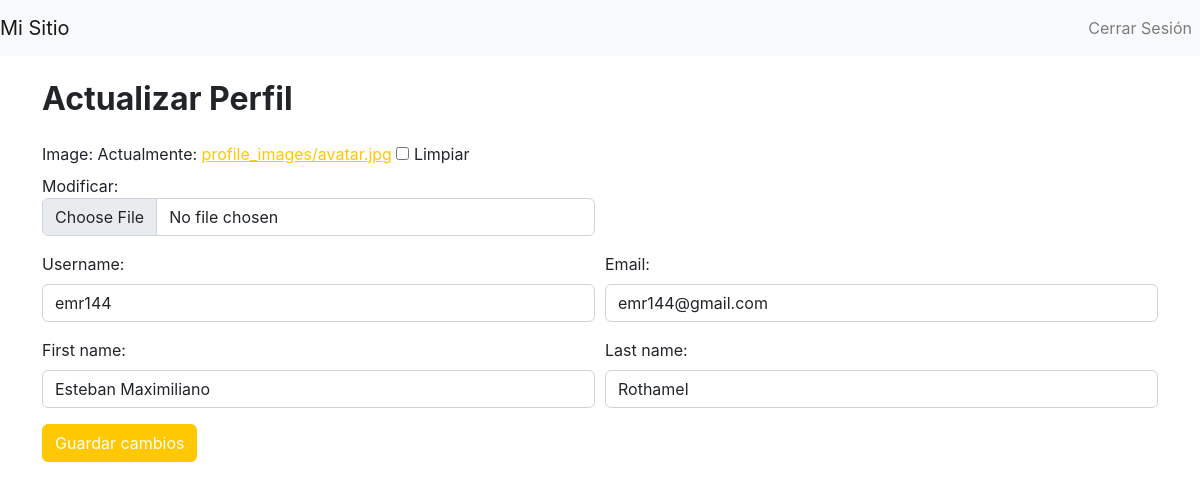
Screenshot of /start/update-profile/ (signed in) with the database file from the repository.
### Startapp/models.py (models this page shows, shortened)
class CustomUser(AbstractUser):
    email = models.EmailField(unique=True)
    image = models.ImageField(upload_to='profiles/', null=True, blank=True)

### Startapp/views.py (the view)
# urls.py: path('update-profile/', views.update_profile, name='update_profile'),
@login_required
def update_profile(request):
    if request.method == 'POST':
        form = UserUpdateForm(request.POST, request.FILES, instance=request.user)
        if form.is_valid():
            form.save()
            return redirect('profile')
    else:
        form = UserUpdateForm(instance=request.user)
    return render(request, 'update_profile.html', {'form': form})

### Startapp/forms.py
class UserUpdateForm(forms.ModelForm):
    class Meta:
        model = User
        fields = ['username', 'email', 'first_name', 'last_name', 'image']
    def __init__(self, *args, **kwargs):
        super(UserUpdateForm, self).__init__(*args, **kwargs)
        for field in self.fields.values():
            field.widget.attrs.update({'class': 'form-control'})

### AppProyectoFinal/templates/update_profile.html (shortened to what this page needs)
{% extends 'base_generic.html' %}
{% block content %}
  <h2 class="mb-4">Actualizar Perfil</h2>
  <form method="post" enctype="multipart/form-data">
  <form method="post" class="needs-validation" novalidate>
    <div class="form-row">
        <div class="col-md-6 mb-3">
            {{ form.image.label_tag }}
            {{ form.image }}
        </div>
    </div>
    <div class="form-row">
      <div class="col-md-6 mb-3">
        {{ form.username.label_tag }}
        {{ form.username }}
      </div>
      <div class="col-md-6 mb-3">
        {{ form.email.label_tag }}
        {{ form.email }}
      </div>
    </div>
    <div class="form-row">
      <div class="col-md-6 mb-3">
        {{ form.first_name.label_tag }}
        {{ form.first_name }}
      </div>
      <div class="col-md-6 mb-3">
        {{ form.last_name.label_tag }}
        {{ form.last_name }}
      </div>
    </div>
    <button class="btn btn-primary" type="submit">Guardar cambios</button>
  </form>
{% endblock %}

### rows the page displays
CustomUser: username "emr144", email "emr144@gmail.com", first_name "Esteban Maximiliano", last_name "Rothamel"
